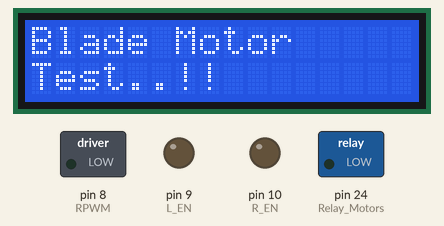
Simulated run of this sketch. Board: Arduino Mega 2560, built with avr-gcc and run on an emulated ATmega2560. Parts: 16×2 character LCD, switched loads named in the sketch (green lamp = pin HIGH), output pins drawn as LEDs (lit = HIGH). What the sketch prints to the serial monitor is not drawn.

Above: at 0.1 s.
At 1.2 s:
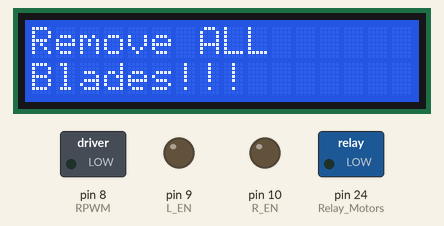
At 5.2 s:
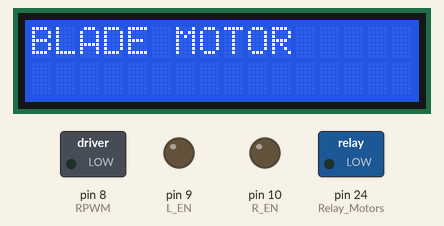
At 15.3 s:
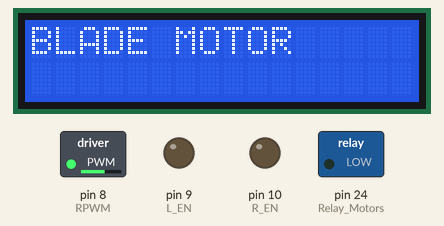
At 23.0 s:
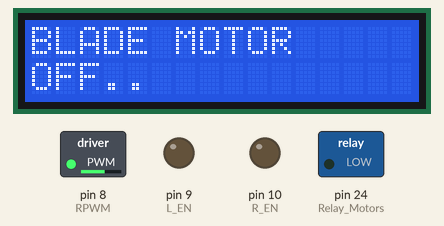
At 36.1 s:
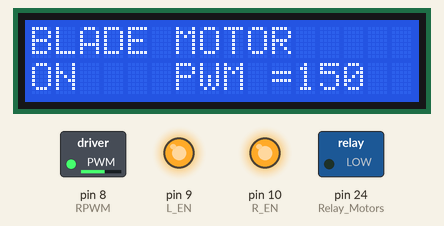
Timing chart, 0 to 37.6 s (numbered marks = the images above):
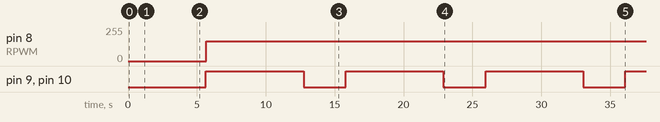

Measured:
- by itself, pin 8 (RPWM): 0/255 → 150/255 at 5.7 s
- by itself, pin 9 (L_EN), pin 10 (R_EN): alternates HIGH for 7.1 s and LOW for 3.1 s
- what the display in image 0 shows lasts 1.0 s, from 0.1 s to 1.1 s
- what the display in image 1 shows lasts 4.0 s, from 1.1 s to 5.1 s
- what the display in image 2 shows lasts 0.5 s, from 5.1 s to 5.6 s
- what the display in image 4 shows lasts 2.0 s, from 22.9 s to 24.9 s

The sketch:

Mower_Blade_Test_Only.ino
```cpp
/* ReP_AL Mower Test Sketch
 -------------------------

 Ensure ALL the mower blades are removed for this test
 This sketch will test the fdunction of the Mower Motor controller and mower blade motor
 Please modify the I2C address of your LCD display to see the LCD infomation
 The sketch will spin the blade motor to the set PWM speed you set as PWM Blade Speed.
 After a few seconds the blade will stop and then restart.
 Please be careful remove all the blades from the cutting disc and ensure nothing is
 underneath the mower which can be hit by the cutting disc or motor shaft   */


#include <Arduino.h>
#include <Wire.h>


/*Libraries for ic2 Liquid Crystal*/
#include <LiquidCrystal_I2C.h>
//LCD on test mower stand
LiquidCrystal_I2C lcd(0x3F, 2, 1, 0, 4, 5, 6, 7, 3, POSITIVE);  // Mower 1
//LiquidCrystal_I2C lcd(0x27, 2, 1, 0, 4, 5, 6, 7, 3, POSITIVE);    //Mower 2


/*Motor Blades*/
#define RPWM 8
#define L_EN 9
#define R_EN 10

/*Relay Switches*/
#define Relay_Motors 24         // be careful that you really use PIN24.  The order is sometimes labelled
                                // so it looks like 24 is actually 22.

/*Motor Variables*/
byte PWM_Blade_Speed =  150;   // PWM signal sent to the blade motor (speed of blade) new motor works well at 245.
bool Blades_ON = 1;


  /************************************************************************************************************/

void setup() {

  // You can also view the test on the serial monitor
  Serial.begin(115200);

  // Set the relay on.
  // The relay needs to be working.
  // to check this function run the relay test sketch
  pinMode(Relay_Motors, OUTPUT);
  delay(5);
  digitalWrite(Relay_Motors, LOW);
  delay(5);

  // Start the LCD
  lcd.begin(16, 2);
  lcd.clear();

  //Setup the mower motor Arduino Pins
  pinMode(L_EN, OUTPUT);
  pinMode(R_EN, OUTPUT);
  pinMode(RPWM, OUTPUT);


  // Welcome Screen on LCD
  lcd.print("Blade Motor");
  lcd.setCursor(0,1);
  lcd.print("Test..!!");
  delay(1000);
  lcd.clear();

  lcd.print("Remove ALL");
  lcd.setCursor(0,1);
  lcd.print("Blades!!!");
  delay(4000);
  lcd.clear();
  }


void loop() {
  // Spin the blade motor for 7 seconds
  lcd.print("BLADE MOTOR");
  delay(500);
  Serial.println("Blades ON");
  lcd.setCursor(0,1);
  lcd.print("ON ");
  lcd.setCursor(6,1);
  lcd.print("PWM =");
  lcd.print(PWM_Blade_Speed);
  Blades_ON = 1;
  SpinBlades();
  delay(7000);


  // Stop the blade motor spinning for 2 seconds
  lcd.clear();
  Serial.println("Blades OFF");
  lcd.print("BLADE MOTOR");
  lcd.setCursor(0,1);
  lcd.print("OFF..  ");
  StopSpinBlades();
  delay(2000);
  lcd.clear();
  delay(500);

  }
```

Motion.ino
```cpp
// Turns the mowing blades on
void SpinBlades()  {
    delay(20);
    digitalWrite(R_EN, HIGH);
    digitalWrite(L_EN, HIGH);
    delay(20);
    analogWrite(RPWM, PWM_Blade_Speed);
    delay(20);
    Serial.println(F("Blade Motor Spinning.. Mind your fingers!"));
  }


// Turns the mowing blades off
void StopSpinBlades()  {
  delay(20);
  digitalWrite(R_EN, LOW);
  digitalWrite(L_EN, LOW);
  delay(20);
  Serial.println(F("Blades Motor Stopped...!"));
  }
```
